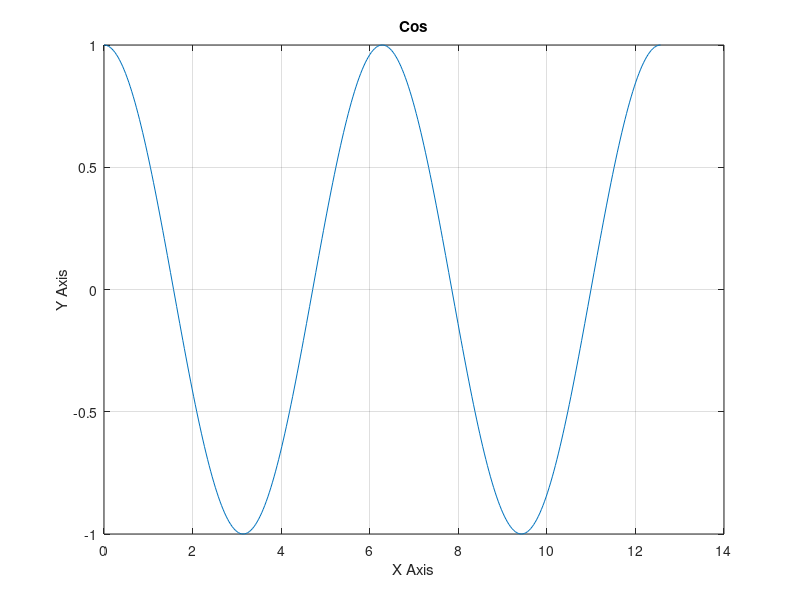
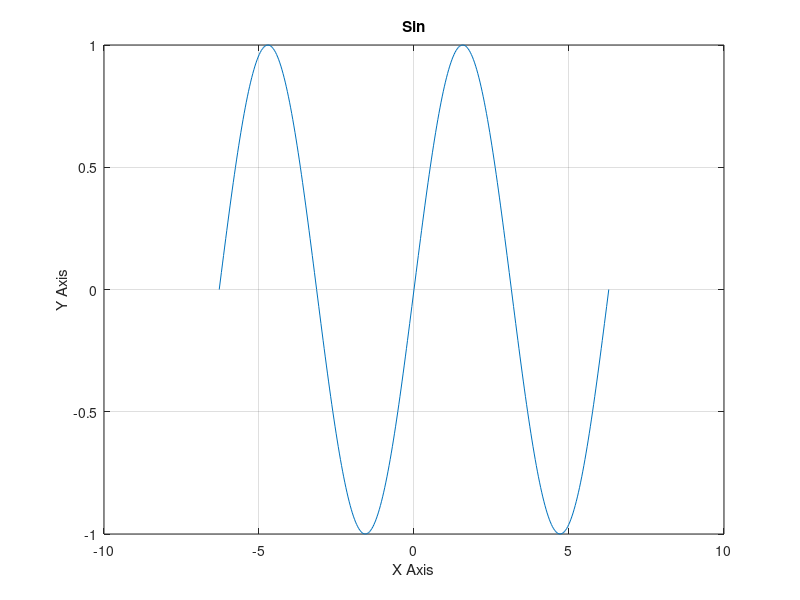
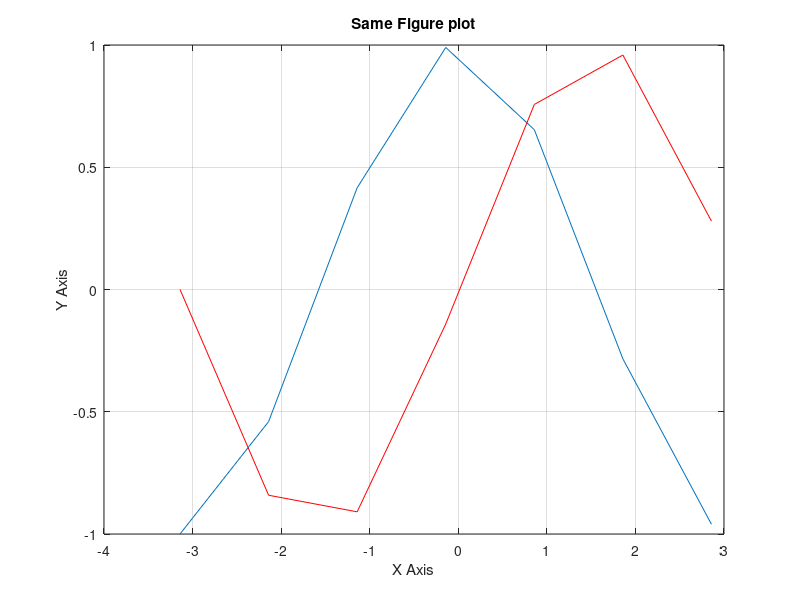
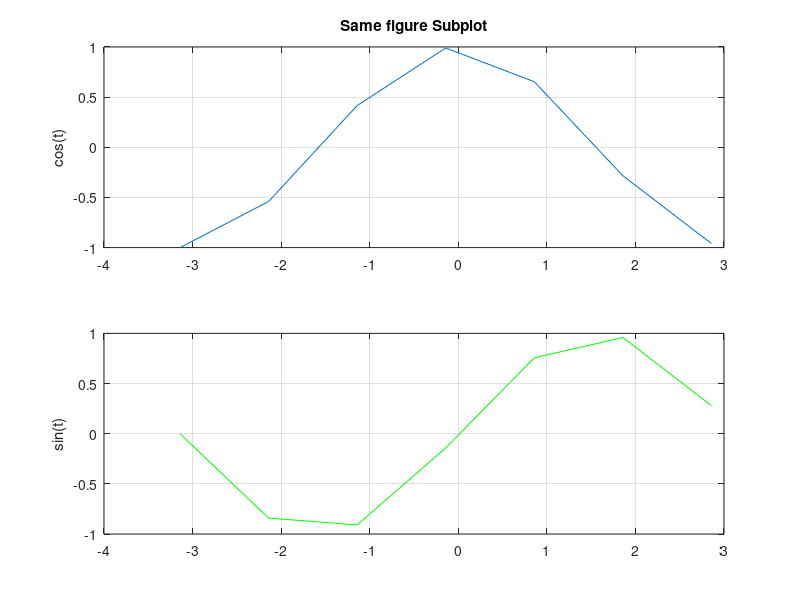

Write the MATLAB code that produced these figures, in order.
clear;
clc;

x=[0:pi/90:4*pi];          
figure(1);                  
plot(x, cos(x))             
grid                        
title("Cos")
xlabel("X Axis")
ylabel("Y Axis");

k=[-2*pi:pi/90:2*pi];
figure(2);
plot(k, sin(k))
grid
title("Sin")
xlabel("X Axis")
ylabel("Y Axis");

t=[-pi:pi];
m=cos(t);
q=sin(t);

figure(3);
plot(t,m,t,q,"r")
grid
title("Same Figure plot")
xlabel("X Axis")
ylabel("Y Axis");

figure(4);
subplot(2,1,1);             
plot(t,m)
title("Same figure Subplot")
grid
ylabel("cos(t)");
subplot(2,1,2);
plot(t,q,"g")
grid
ylabel("sin(t)");
